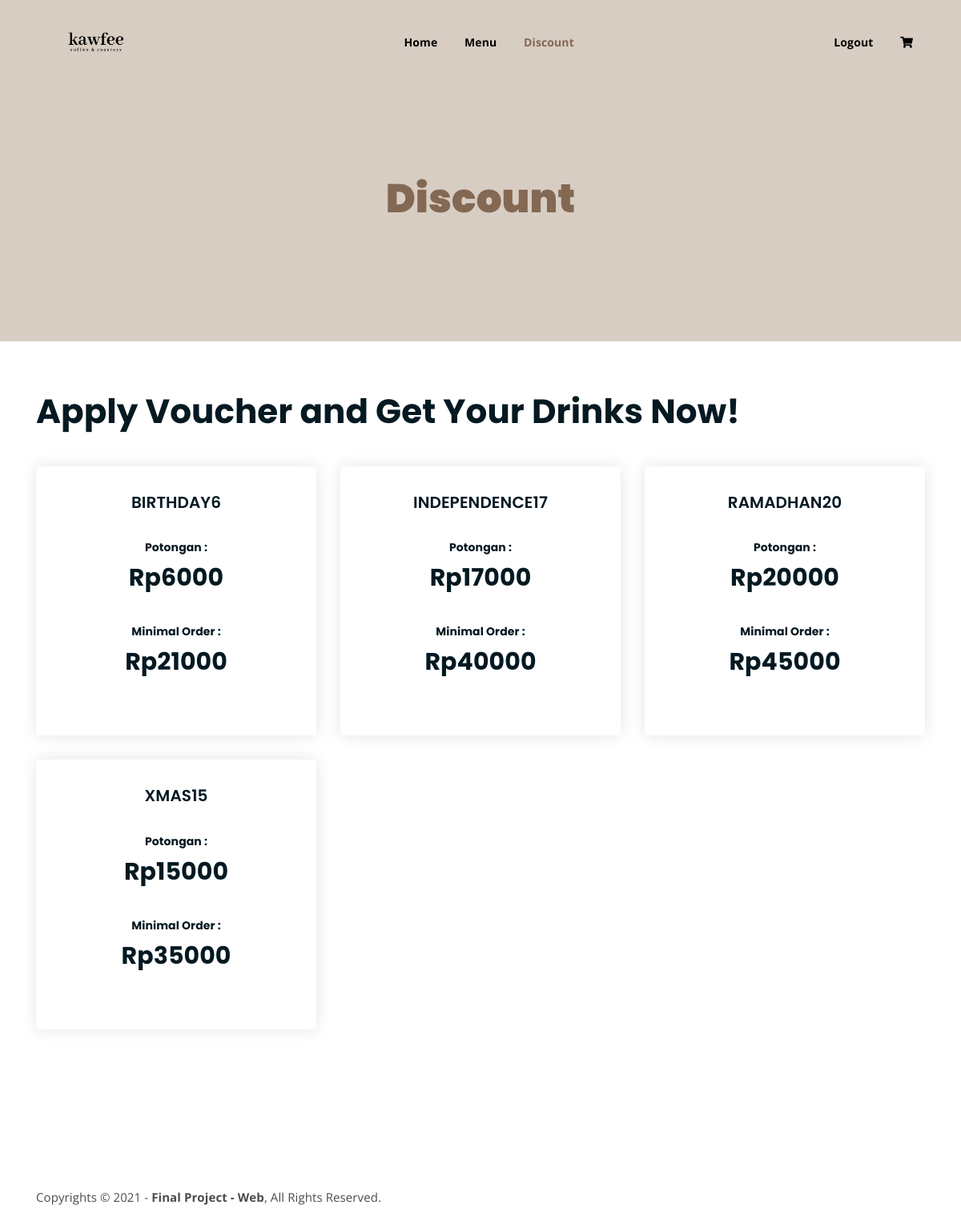
The page /discount.php (signed in) on the database its author committed.
### tables this page shows
CREATE TABLE `discount` (
  `discount` varchar(30) NOT NULL,
  `potongan` int(11) DEFAULT NULL,
  `min_order` int(11) DEFAULT NULL
);

### discount.php (the view, shortened to what this page needs)
<?php
	include 'koneksi.php';
		$sql = "SELECT * FROM discount";
		$query = $konek->query($sql);
?>
<!DOCTYPE html>
<html lang="en">
<head>
	<link rel="stylesheet" href="assets/css/all.min.css">
	<link rel="stylesheet" href="assets/bootstrap/css/bootstrap.min.css">
	<link rel="stylesheet" href="assets/css/owl.carousel.css">
	<link rel="stylesheet" href="assets/css/magnific-popup.css">
	<link rel="stylesheet" href="assets/css/animate.css">
	<link rel="stylesheet" href="assets/css/meanmenu.min.css">
	<link rel="stylesheet" href="assets/css/main.css">
	<link rel="stylesheet" href="assets/css/responsive.css">
</head>
<body>
<div class="top-header-area" id="sticker">
		<div class="container">
			<div class="row">
				<div class="col-lg-12 col-sm-12 text-center">
					<div class="main-menu-wrap">
						<div class="site-logo">
							<a href="homepage.php">
								<img src="assets/img/kawfee.png" alt="">
							</a>
						</div>
						<nav class="main-menu">
							<ul>
								<li><a href="homepage.php">Home</a></li>
								<li ><a href="shop.php">Menu</a>
								</li>
								<li class="current-list-item"><a href="discount.php">Discount</a></li>
								<li>
									<div class="header-icons">
										<a href="logout.php">Logout</a>
										<a class="shopping-cart" href="cart.php"><i class="fas fa-shopping-cart"></i></a>
									</div>
								</li>
							</ul>
						</nav>
					</div>
				</div>
			</div>
		</div>
	</div>
	<div class="breadcrumb-section breadcrumb-bg">
		<div class="container">
			<div class="row">
				<div class="col-lg-8 offset-lg-2 text-center">
					<div class="breadcrumb-text">
						<h1>Discount</h1>
					</div>
				</div>
			</div>
		</div>
	</div>
	<div class="product-section mt-150 mb-150">
		<div class="container">
			<div class="row">
				<h2 class="best-seller" style="margin-bottom: 30px">Apply Voucher and Get Your Drinks Now!</h2>
			</div>
			<div class="row product-lists">
				<?php foreach ($query as $id) : ?>
				<div class="col-lg-4 col-md-6 text-center strawberry">
					<div class="single-product-item">
						<form action="" method="POST">
							<div class="product-image">
							</div>
							<h3><?= $id["discount"]; ?></h3>
							<h6>Potongan :</h6>
							<p class="product-price">Rp<?= $id["potongan"]; ?></p>
							<h6>Minimal Order :</h6>
							<p class="product-price">Rp<?= $id["min_order"]; ?></p>
						</form>
					</div>
				</div>
				<?php endforeach; ?>
			</div>
		</div>
	</div>
		<div class="copyright">
			<div class="container">
				<div class="row">
					<div class="col-lg-6 col-md-12">
						<p>Copyrights &copy; 2021 - <a href="homepage.php">Final Project - Web</a>,  All Rights Reserved.</p>
					</div>
				</div>
			</div>
		</div>
</body>
</html>

### assets/css/main.css (style rules this page uses)
html { font-size: 14px; font-weight: 400; line-height: 28px; height: 100%; }
body { font-family: "Open Sans", sans-serif; font-weight: 400; font-size: 1rem; letter-spacing: 0.1px; line-height: 1.8; color: #051922; overflow-x: hidden; }
body img { max-width: 100%; }
a { cursor: pointer; text-decoration: none; -webkit-transition: all 0.2s ease-in-out; -o-transition: all 0.2s ease-in-out; transition: all 0.2s ease-in-out; }
h1, .h1, h2, .h2, h3, .h3, h4, .h4, h5, .h5, h6, .h6 { font-family: "Poppins", sans-serif; font-weight: 700; margin: 0 0 1.25rem 0; color: #051922; }
h1:last-child, .h1:last-child, h2:last-child, .h2:last-child, h3:last-child, .h3:last-child, h4:last-child, .h4:last-child, h5:last-child, .h5:last-child, h6:last-child, .h6:last-child { margin: 0; }
h1, .h1 { font-size: 4rem; font-weight: 700; line-height: 4rem; }
h2, .h2 { font-size: 3rem; font-weight: 700; line-height: 3.25rem; }
h3, .h3 { font-size: 2rem; font-weight: 700; line-height: 2.25rem; }
h6, .h6 { font-size: 1rem; font-weight: 700; line-height: 1.5rem; }
p { font-family: "Open Sans", sans-serif; font-weight: 400; font-size: 1rem; letter-spacing: 0.1px; line-height: 1.8; color: #051922; margin: 0 0 1.25rem 0; }
p:last-child { margin: 0; }
.mt-150 { margin-top: 50px; }
.mb-150 { margin-bottom: 150px; }
.breadcrumb-bg { background-image: url(../img/breadcrumb-bg.jpg); }
.breadcrumb-text h1 { font-size: 50px; font-weight: 900; color: #836853; margin: 0; margin-top: 20px; }
.breadcrumb-section { padding: 150px 0; background-size: cover; background-position: center center; position: relative; z-index: 1; background-attachment: fixed; padding-top: 200px; }
.breadcrumb-section:after { position: absolute; left: 0; top: 0; width: 100%; height: 100%; content: ""; background-color: #D1C3B7; z-index: -1; opacity: 0.8; }
.top-header-area { position: absolute; z-index: 999; width: 100%; padding: 25px 0; }
nav.main-menu ul { margin: 0; padding: 0; list-style: none; }
nav.main-menu ul li { display: inline-block; }
nav.main-menu ul li a { color: black; font-weight: 700; display: block; padding: 15px; }
nav.main-menu ul > li { position: relative; }
nav.main-menu ul li:last-child a { display: inline-block; }
nav.main-menu > ul li:last-child { float: right; }
.site-logo { float: left; max-width: 150px; }
.main-menu-wrap { position: relative; }
.header-icons a { color: #fff; display: inline-block; padding: 10px; }
.site-logo { padding: 6px 0; }
nav.main-menu ul li.current-list-item > a { color: #836853; }
nav.main-menu li a { -webkit-transition: 0.3s; -o-transition: 0.3s; transition: 0.3s; }
.top-header-area .header-icons a { -webkit-transition: 0.3s; -o-transition: 0.3s; transition: 0.3s; }
.top-header-area { -webkit-transition: 0.3s; -o-transition: 0.3s; transition: 0.3s; }
.copyright { background-color: #fff; }
.copyright p { margin: 0; color: black; opacity: 0.7; padding: 16px 0; font-size: 15px; }
.copyright a { color: black; font-weight: 700; }
.single-product-item { -webkit-transition: 0.3s; -o-transition: 0.3s; transition: 0.3s; }
html, body { height: 100%; }
.best-seller { text-align: center; padding: 15px; justify-content: center; }
.single-product-item { margin-bottom: 30px; }
.product-image { padding: 30px; padding-bottom: 0; }
.single-product-item h3 { font-size: 20px; font-weight: 600; margin-bottom: 10px; }
p.product-price { font-family: 'Poppins', sans-serif; font-size: 30px; font-weight: 700; margin-bottom: 15px; }
.single-product-item { -webkit-box-shadow: 0 0 20px #e4e4e4; box-shadow: 0 0 20px #e4e4e4; padding-bottom: 50px; border-radius: 5px; }
h6, .logres { font-size: 1rem; margin-top: 30px; margin-bottom: 0; }

### rows shown on the page
discount: discount "BIRTHDAY6", potongan "6000", min_order "21000"
discount: discount "INDEPENDENCE17", potongan "17000", min_order "40000"
discount: discount "RAMADHAN20", potongan "20000", min_order "45000"
discount: discount "XMAS15", potongan "15000", min_order "35000"
